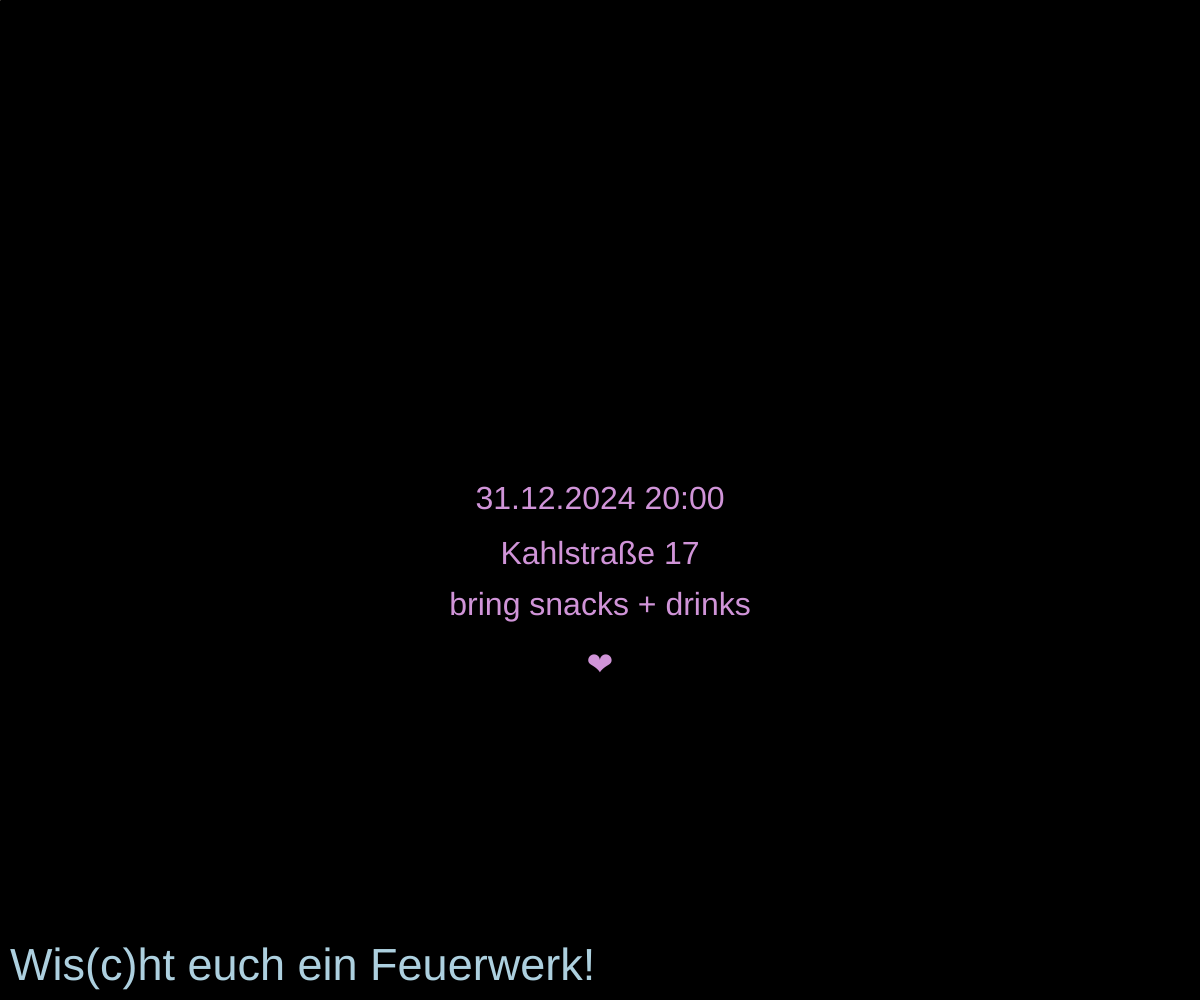
Frame 1 (no input)
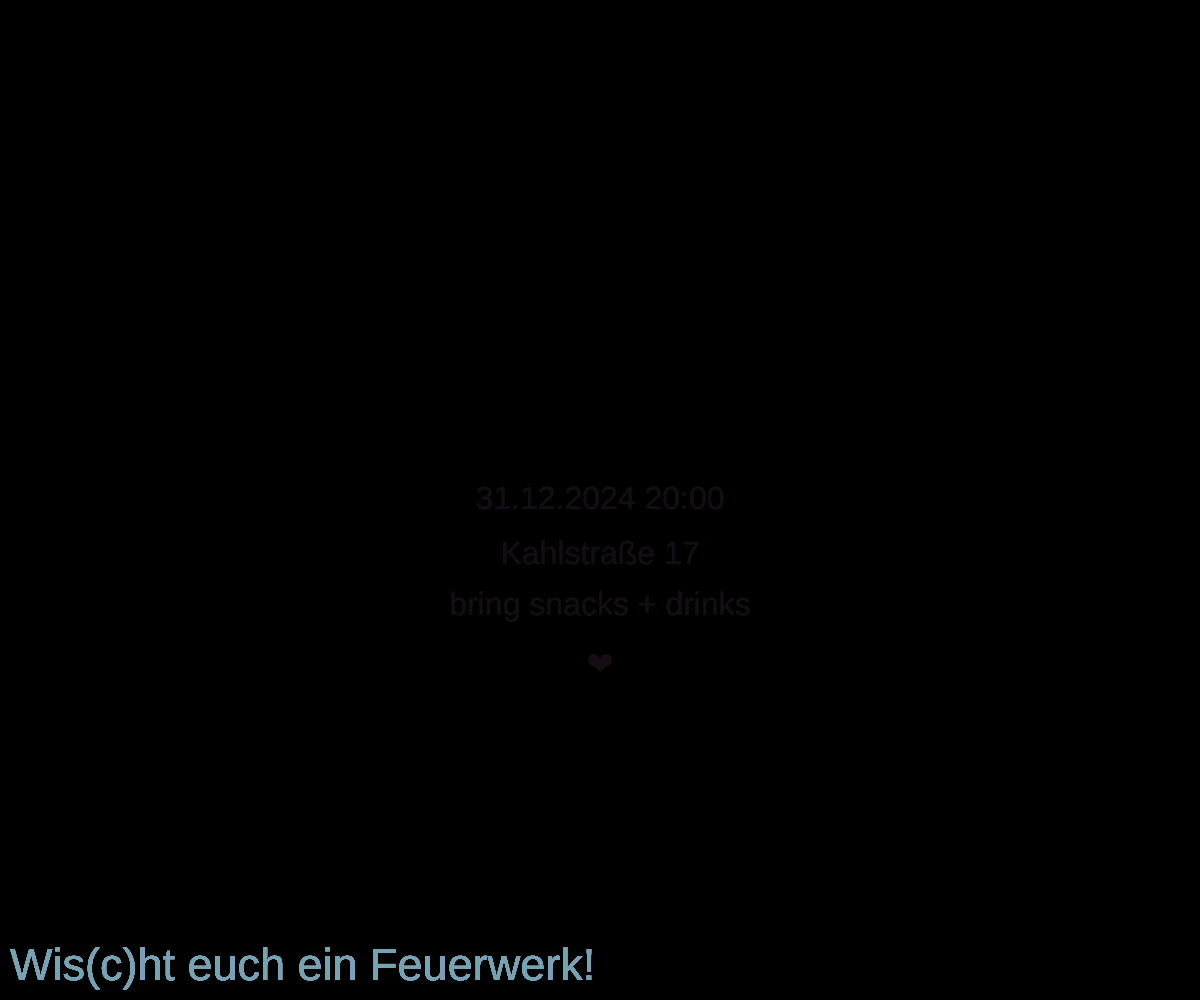
Frame 60 (no input)
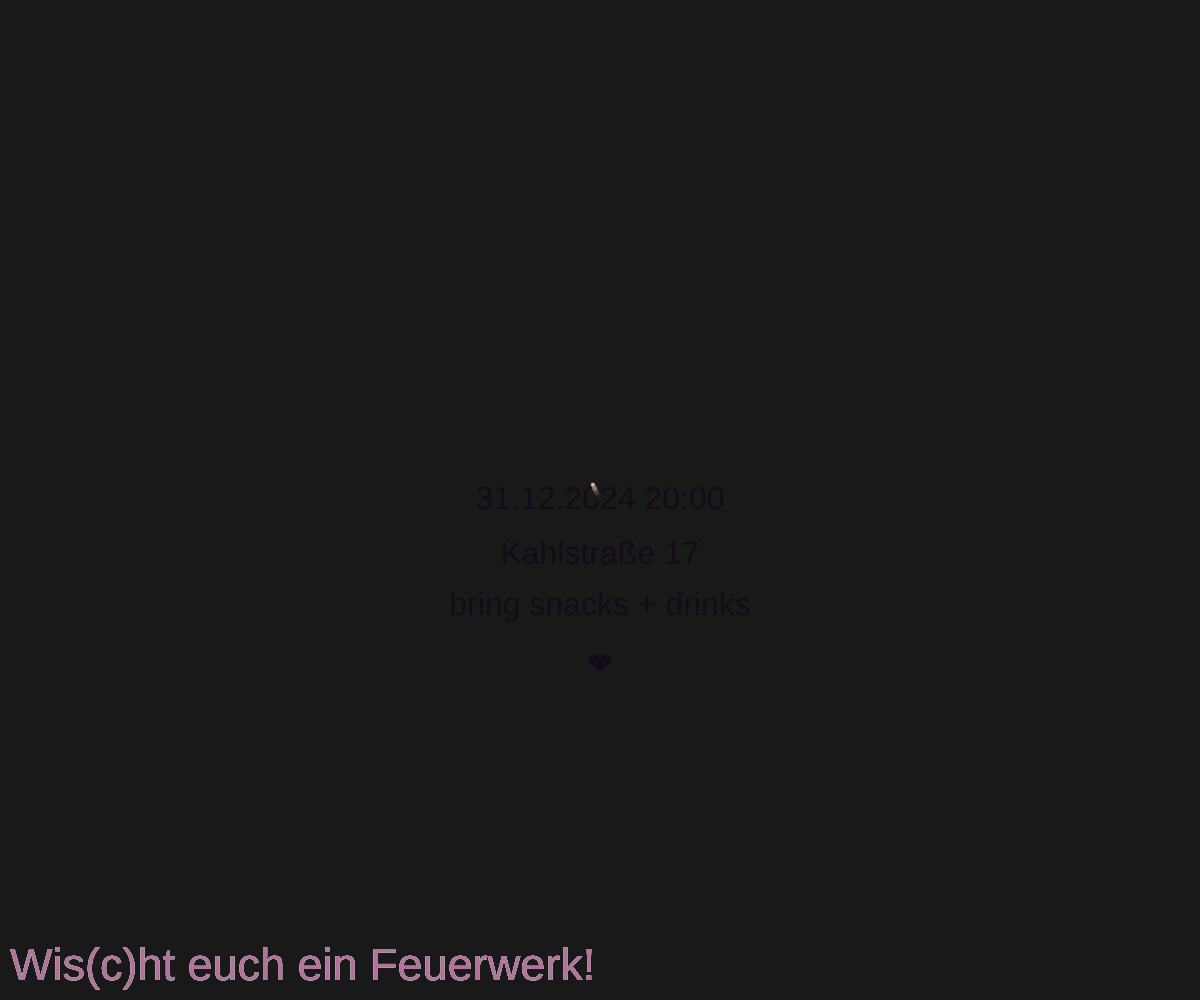
Frame 120 (the mouse pressed at the canvas centre since frame 60)

The p5.js sketch that drew these frames (run headless with seeded random() and noise() and a simulated clock; from frame 60 on, the mouse is pressed at the canvas centre):

// p5.js sketch
// ── sketch.js
let posX, posY;
let items = []; // new array is initialized
let showText = false; // boolean to control when the text appears

function setup() {
  createCanvas(windowWidth, windowHeight);
  background(0);
}

function draw() {
  background(0, 10); // shape out
  fill(random(100, 255), random(100, 255), random(100, 255));
  noStroke();

  // Loop through the items array to draw ellipses
  for (let i = 0; i < items.length; i++) {
    let item = items[i];
    ellipse(item.posX, item.posY, random(5));
    item.posX = item.posX + item.speedX;
    item.posY = item.posY + item.speedY;

    // Remove the item if it's outside the canvas
    if (
      item.posX > width ||
      item.posY > height ||
      item.posX < 0 ||
      item.posY < 0
    ) {
      items.splice(i, 1); // remove item
    }
  }
  // Draw persistent text in the lower-left corner
  textAlign(LEFT, BOTTOM);
  textSize(45); // Set font size for the persistent text
  fill(random(100, 255), random(100, 255), random(100, 255));
  text("Wis(c)ht euch ein Feuerwerk!", 10, height - 10); // Position near the lower-left corner
}

function mouseMoved() {
  items.push({
    posX: mouseX,
    posY: mouseY,
    speedX: random(-1, 1),
    speedY: random(-1, 1),
  });
  textAlign(CENTER, CENTER);
  textSize(32);
  fill(random(100, 255), random(100, 255), random(100, 255));
  text("31.12.2024 20:00", width / 2, height / 2);
  text("Kahlstraße 17", width / 2, height / 1.8);
  text("bring snacks + drinks", width / 2, height / 1.65);
  text("❤", width / 2, height / 1.5);
}

function touchMoved() {
  items.push({
    posX: mouseX,
    posY: mouseY,
    speedX: random(-1, 1),
    speedY: random(-1, 1),
  });
  textAlign(CENTER, CENTER);
  textSize(32);
  fill(random(100, 255), random(100, 255), random(100, 255));
  text("31.12.2024 20:00", width / 2, height / 2);
  text("Kahlstraße 17", width / 2, height / 1.8);
  text("bring snacks + drinks", width / 2, height / 1.65);
  text("❤", width / 2, height / 1.5);
  return false; // Prevents default scrolling behavior on touch
}

function mousePressed() {
  background(255);
  textAlign(CENTER, CENTER);
  textSize(32);
  fill(random(100, 255), random(100, 255), random(100, 255));
  text("31.12.2024 20:00", width / 2, height / 2);
  text("Kahlstraße 17", width / 2, height / 1.8);
  text("bring snacks + drinks", width / 2, height / 1.65);
  text("❤", width / 2, height / 1.5);
}

function touchStarted() {
  background(255);
  return false; // Prevents default scrolling behavior on touch
}
